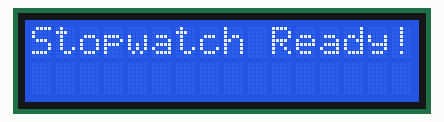
A sketch run on a simulated Arduino Uno, built with avr-gcc and run on an emulated ATmega328P. Parts: 16×2 character LCD.

Above: at 0.1 s.
At 2.1 s:
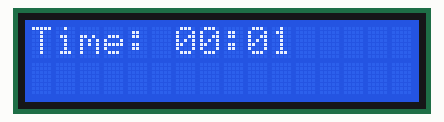
At 11.1 s:
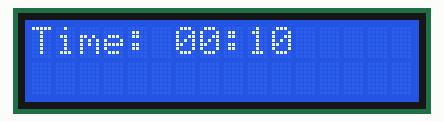
At 20.2 s:
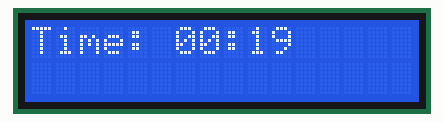
At 29.2 s:
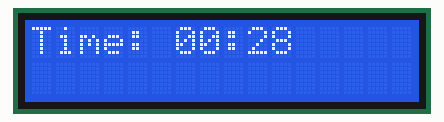
At 38.2 s:
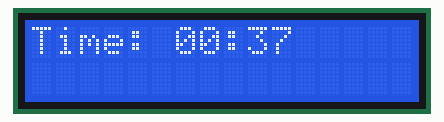

Measured:
- what the display in image 1 shows lasts 1.0 s, from 2.1 s to 3.1 s

The sketch:

LCD_Stopwatch.ino
```cpp
#include <Wire.h>
#include <LiquidCrystal_I2C.h>

LiquidCrystal_I2C lcd(0x27, 16, 2);  // (address, columns, rows)

unsigned long previousMillis = 0;
int seconds = 0;
int minutes = 0;

void setup() {
  lcd.init();
  lcd.backlight();
  lcd.setCursor(0, 0);
  lcd.print("Stopwatch Ready!");
  delay(2000);
  lcd.clear();
  lcd.setCursor(0, 0);
  lcd.print("Time: 00:00");
}

void loop() {
  unsigned long currentMillis = millis();

  if (currentMillis - previousMillis >= 1000) {
    previousMillis = currentMillis;
    seconds++;

    if (seconds >= 60) {
      seconds = 0;
      minutes++;
    }

    char timeBuffer[6];
    sprintf(timeBuffer, "%02d:%02d", minutes, seconds);

    lcd.setCursor(6, 0);
    lcd.print(timeBuffer);
  }
}
```
